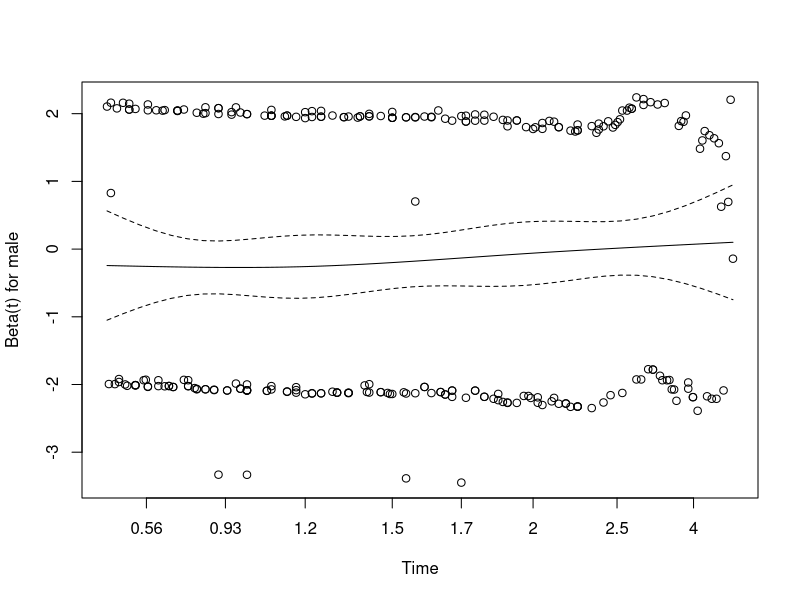
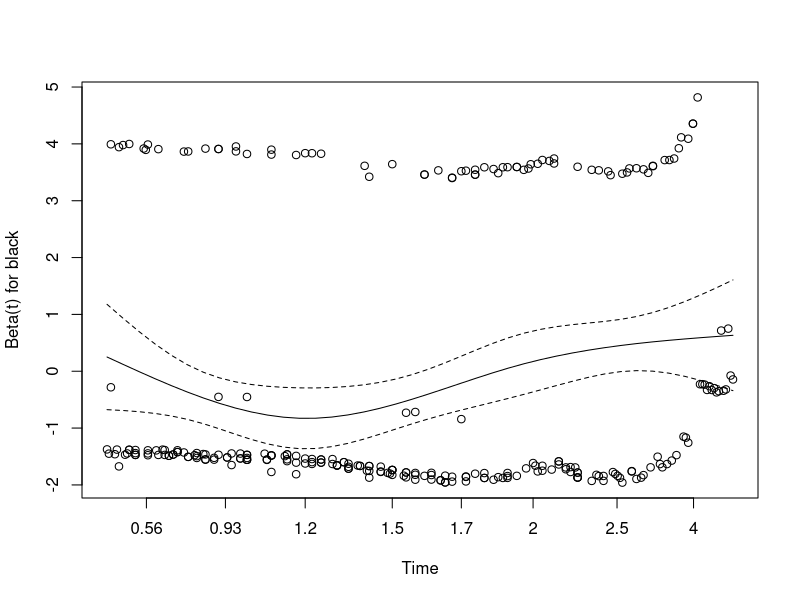
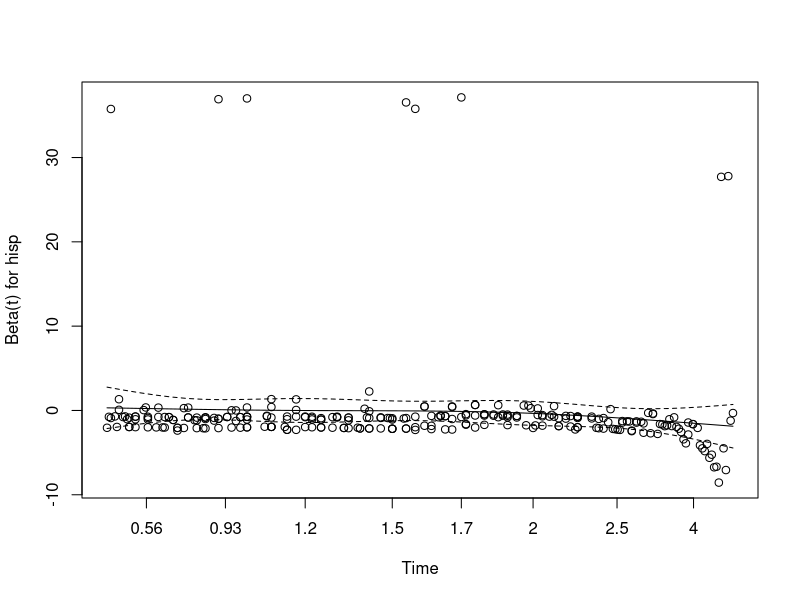
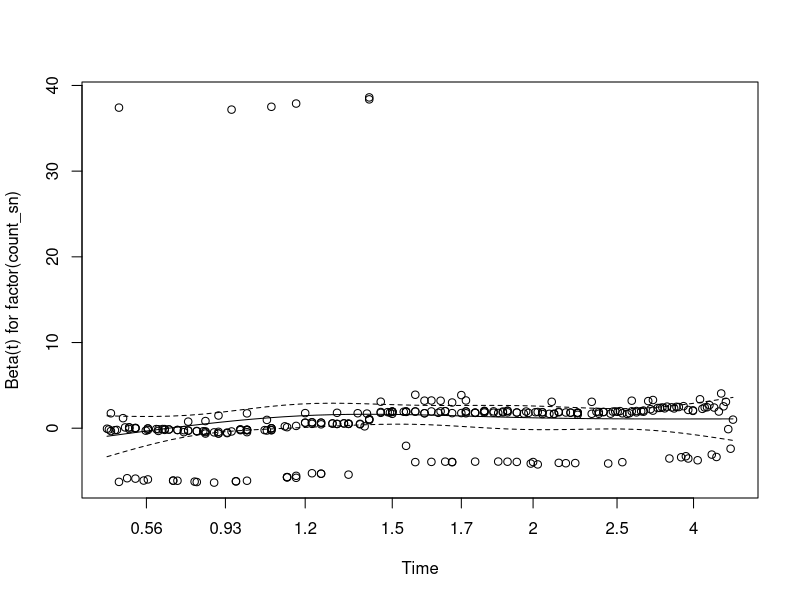

R code for these plots, in order:
## ---- chunk 1
library(survival)
library(survminer)
library(dplyr)
library(cluster)
library(randomForest)

kelly <- read.table("kellydat.txt", header = T)
kelly <- kelly %>% mutate(count_sn = sn1 + sn2*2 + sn3*3 + all4*4) %>% select(-c(sn1, sn2, sn3, all4))
## ---- chunk 2
res.cox <- coxph(Surv(nctdel, fail) ~ male + black + hisp + factor(count_sn), data =  kelly)
summary(res.cox)
## ---- chunk 3
fit.cox <- cox.zph(res.cox)
plot(fit.cox)
